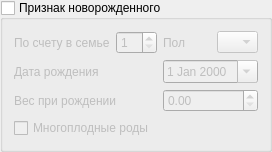
                   <widget class="QGroupBox" name="gbLittleStrangerFlag">
                    <property name="title">
                     <string>Признак новорожденного</string>
                    </property>
                    <property name="checkable">
                     <bool>true</bool>
                    </property>
                    <property name="checked">
                     <bool>false</bool>
                    </property>
                    <layout class="QGridLayout" name="gridLayout_11">
                     <item row="0" column="0">
                      <widget class="QLabel" name="lblChildNumber">
                       <property name="text">
                        <string>По счету в семье</string>
                       </property>
                       <property name="buddy">
                        <cstring>sbChildNumber</cstring>
                       </property>
                      </widget>
                     </item>
                     <item row="0" column="1">
                      <widget class="QSpinBox" name="sbChildNumber">
                       <property name="sizePolicy">
                        <sizepolicy hsizetype="Maximum" vsizetype="Fixed">
                         <horstretch>0</horstretch>
                         <verstretch>0</verstretch>
                        </sizepolicy>
                       </property>
                       <property name="minimum">
                        <number>1</number>
                       </property>
                      </widget>
                     </item>
                     <item row="1" column="0">
                      <widget class="QLabel" name="lblChildBirthDate">
                       <property name="text">
                        <string>Дата рождения</string>
                       </property>
                       <property name="buddy">
                        <cstring>edtChildBirthDate</cstring>
                       </property>
                      </widget>
                     </item>
                     <item row="0" column="3">
                      <widget class="QComboBox" name="cmbChildSex">
                       <property name="sizePolicy">
                        <sizepolicy hsizetype="Maximum" vsizetype="Fixed">
                         <horstretch>0</horstretch>
                         <verstretch>0</verstretch>
                        </sizepolicy>
                       </property>
                       <item>
                        <property name="text">
                         <string/>
                        </property>
                       </item>
                       <item>
                        <property name="text">
                         <string>М</string>
                        </property>
                       </item>
                       <item>
                        <property name="text">
                         <string>Ж</string>
                        </property>
                       </item>
                      </widget>
                     </item>
                     <item row="1" column="2" colspan="2">
                      <widget class="CDateEdit" name="edtChildBirthDate">
                       <property name="sizePolicy">
                        <sizepolicy hsizetype="Maximum" vsizetype="Fixed">
                         <horstretch>0</horstretch>
                         <verstretch>0</verstretch>
                        </sizepolicy>
                       </property>
                       <property name="calendarPopup">
                        <bool>true</bool>
                       </property>
                      </widget>
                     </item>
                     <item row="0" column="2">
                      <widget class="QLabel" name="lblChildSex">
                       <property name="text">
                        <string>Пол</string>
                       </property>
                       <property name="buddy">
                        <cstring>cmbChildSex</cstring>
                       </property>
                      </widget>
                     </item>
                     <item row="4" column="0" colspan="2">
                      <widget class="QCheckBox" name="chkMultipleBirths">
                       <property name="text">
                        <string>Многоплодные роды</string>
                       </property>
                      </widget>
                     </item>
                     <item row="2" column="0" colspan="2">
                      <widget class="QLabel" name="lblBirthWeight">
                       <property name="text">
                        <string>Вес при рождении</string>
                       </property>
                       <property name="buddy">
                        <cstring>sbBirthWeight</cstring>
                       </property>
                      </widget>
                     </item>
                     <item row="2" column="2" colspan="2">
                      <widget class="QDoubleSpinBox" name="sbBirthWeight">
                       <property name="maximum">
                        <double>9999.989999999999782</double>
                       </property>
                      </widget>
                     </item>
                    </layout>
                   </widget>
